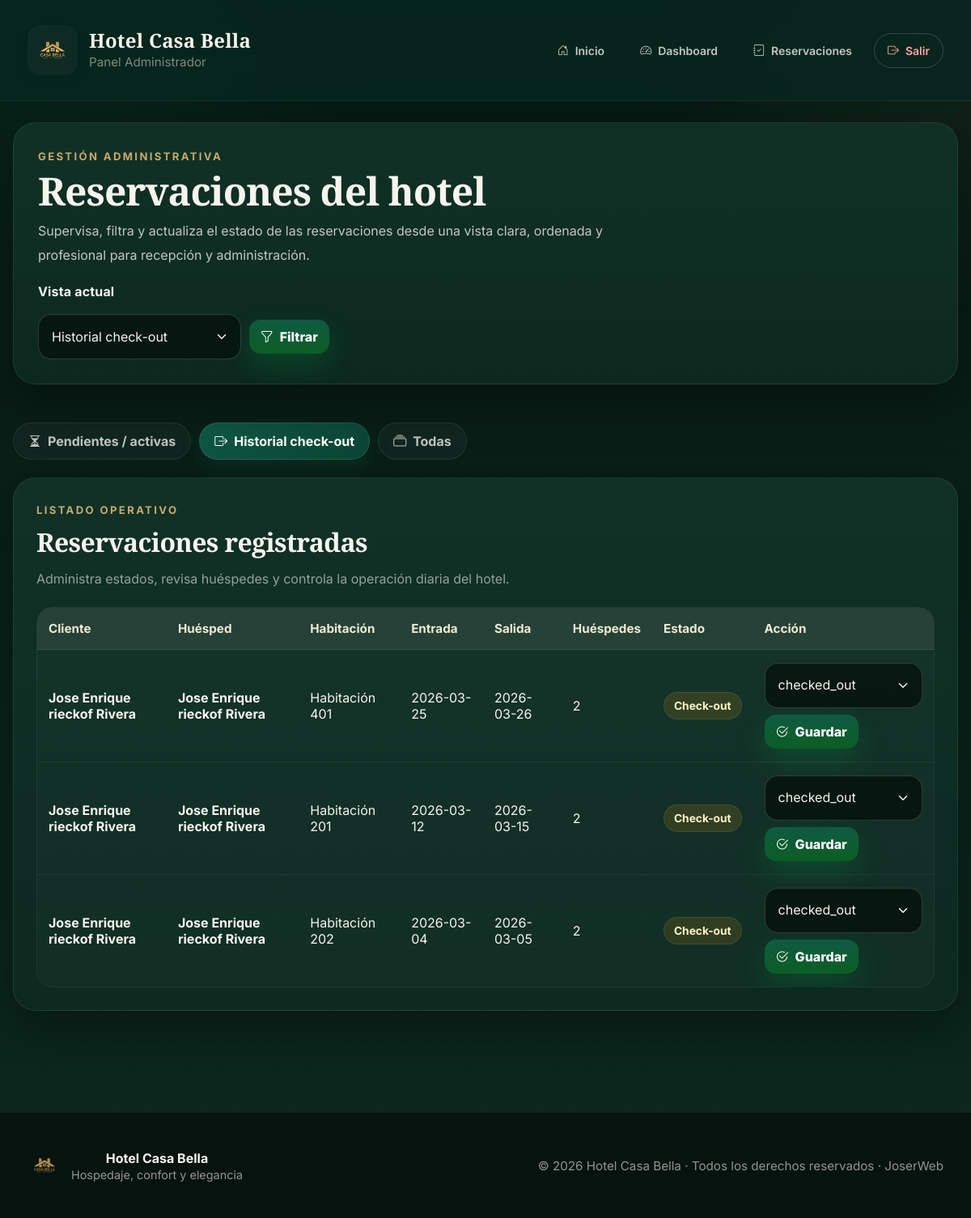
The page /admin/reservations?status=checked_out (signed in) on the database its author committed.
### tables this page shows
CREATE TABLE reservations (
  id INTEGER PRIMARY KEY AUTOINCREMENT,
  user_id INTEGER NOT NULL,  -- ✅ cliente que reservó
  guest_name TEXT NOT NULL,
  email TEXT NOT NULL,
  phone TEXT NOT NULL,
  room_id INTEGER NOT NULL,
  check_in TEXT NOT NULL,
  check_out TEXT NOT NULL,
  guests INTEGER NOT NULL,
  special_requests TEXT,
  status TEXT NOT NULL CHECK(status IN ('confirmed','checked_in','checked_out','cancelled')) DEFAULT 'confirmed',
  created_at TEXT NOT NULL DEFAULT (datetime('now')), extra_person INTEGER NOT NULL DEFAULT 0, total_amount REAL NOT NULL DEFAULT 0, admin_alert_dismissed INTEGER NOT NULL DEFAULT 0,
  FOREIGN KEY(user_id) REFERENCES "users_old"(id) ON DELETE CASCADE,
  FOREIGN KEY(room_id) REFERENCES rooms(id) ON DELETE CASCADE
);

CREATE TABLE users (
                    id INTEGER PRIMARY KEY AUTOINCREMENT,
                    full_name TEXT NOT NULL,
                    email TEXT NOT NULL UNIQUE,
                    password_hash TEXT NOT NULL,
                    role TEXT NOT NULL DEFAULT 'client'
                        CHECK (role IN ('client', 'admin', 'superadmin')),
                    created_at TEXT NOT NULL DEFAULT (datetime('now'))
                );

CREATE TABLE rooms (
  id INTEGER PRIMARY KEY AUTOINCREMENT,
  name TEXT NOT NULL,
  category TEXT NOT NULL,
  price_per_night REAL NOT NULL DEFAULT 0,
  capacity INTEGER NOT NULL,
  description TEXT
);

### app.py (the view, shortened to what this page needs)
@app.route("/admin/reservations")
@admin_required
def admin_reservations() -> str:
    db = get_db()
    status = request.args.get("status", "active")
    if status == "checked_out":
        query = """
            SELECT r.*, rm.name AS room_name, u.full_name AS user_name
            FROM reservations r
            JOIN rooms rm ON rm.id = r.room_id
            JOIN users u ON u.id = r.user_id
            WHERE r.status = 'checked_out'
            ORDER BY r.created_at DESC
        """
        reservations = db.execute(query).fetchall()
    pending_alerts = get_pending_admin_alerts(db)
    has_pending_alerts = len(pending_alerts) > 0
    return render_template(
        "reservations_admin.html",
        reservations=reservations,
        selected_status=status,
        pending_alerts=pending_alerts,
        has_pending_alerts=has_pending_alerts,
    )

### app.py (called while the page is built)
def get_db() -> sqlite3.Connection:
    if "db" not in g:
        conn = sqlite3.connect(DB_PATH)
        conn.row_factory = sqlite3.Row
        g.db = conn
    return g.db

def current_user() -> Optional[sqlite3.Row]:
    uid = session.get("user_id")
    if not uid:
        return None
    db = get_db()
    return db.execute("SELECT * FROM users WHERE id = ?", (uid,)).fetchone()

def user_has_role(user: Optional[sqlite3.Row], *allowed_roles: str) -> bool:
    if user is None:
        return False
    role = user["role"]
    hierarchy = {
        "client": 1,
        "admin": 2,
        "superadmin": 3,
    }
    user_level = hierarchy.get(role, 0)
    return any(user_level >= hierarchy.get(r, 999) for r in allowed_roles)

def get_pending_admin_alerts(db: sqlite3.Connection):
    return db.execute(
        """
        SELECT r.*, rm.name AS room_name, u.full_name AS user_name
        FROM reservations r
        JOIN rooms rm ON rm.id = r.room_id
        JOIN users u ON u.id = r.user_id
        WHERE r.admin_alert_dismissed = 0
          AND r.status != 'checked_out'
        ORDER BY r.created_at DESC
        """
    ).fetchall()

@app.context_processor
def inject_user():
    user = current_user()
    return {
        "current_user": user,
        "is_admin": user_has_role(user, "admin"),
        "is_superadmin": user_has_role(user, "superadmin"),
        "reservation_total_for_template": reservation_total_for_template,
    }

def role_required(*roles: str):
    def decorator(view: F) -> F:
        @wraps(view)
        def wrapped(*args: Any, **kwargs: Any):
            user = current_user()
            if user is None:
                flash("Debes iniciar sesión.", "error")
                return redirect(url_for("login"))
            if not user_has_role(user, *roles):
                flash("No tienes permisos para acceder aquí.", "error")
                return redirect(url_for("my_reservations"))
            return view(*args, **kwargs)
        return wrapped  # type: ignore
    return decorator

### templates/reservations_admin.html (shortened to what this page needs)
{% extends "base.html" %}
{% block content %}
<section class="admin-res-shell" data-aos="fade-up">
  <section class="admin-res-hero card">
    <div class="admin-res-hero-copy">
      <span class="section-kicker">Gestión administrativa</span>
      <h1>Reservaciones del hotel</h1>
      <p>
        Supervisa, filtra y actualiza el estado de las reservaciones desde una vista
        clara, ordenada y profesional para recepción y administración.
      </p>
    </div>
    <form method="get" action="{{ url_for('admin_reservations') }}" class="admin-res-filter-form">
      <label for="statusFilter">Vista actual</label>
      <div class="admin-res-filter-row">
        <select id="statusFilter" name="status">
          <option value="checked_out" {{ 'selected' if selected_status=='checked_out' else '' }}>Historial check-out</option>
        </select>
        <button class="btn btn-primary" type="submit">
          <i class="bi bi-funnel"></i>
          Filtrar
        </button>
      </div>
    </form>
  </section>
  <section class="admin-tabs-wrap">
    <a href="{{ url_for('admin_reservations', status='active') }}"
       class="admin-tab {{ 'active' if selected_status == 'active' else '' }}">
      <i class="bi bi-hourglass-split"></i>
      Pendientes / activas
    </a>
    <a href="{{ url_for('admin_reservations', status='checked_out') }}"
       class="admin-tab {{ 'active' if selected_status == 'checked_out' else '' }}">
      <i class="bi bi-box-arrow-right"></i>
      Historial check-out
    </a>
    <a href="{{ url_for('admin_reservations', status='all') }}"
       class="admin-tab {{ 'active' if selected_status == 'all' else '' }}">
      <i class="bi bi-collection"></i>
      Todas
    </a>
  </section>
  <section class="card admin-res-table-card">
    <div class="admin-res-section-head">
      <div>
        <span class="section-kicker">Listado operativo</span>
        <h2>Reservaciones registradas</h2>
        <p>
          Administra estados, revisa huéspedes y controla la operación diaria del hotel.
        </p>
      </div>
    </div>
    {% if reservations|length == 0 %}
      <div class="empty-admin-res">
        <div class="empty-admin-res-icon">
          <i class="bi bi-calendar2-x"></i>
        </div>
        <h3>No hay reservaciones para mostrar</h3>
        <p>
          En esta vista no existen registros disponibles en este momento.
        </p>
      </div>
    {% else %}
      <div class="table-wrap admin-res-mobile-cards">
        <table class="admin-res-table">
          <thead>
            <tr>
              <th>Cliente</th>
              <th>Huésped</th>
              <th>Habitación</th>
              <th>Entrada</th>
              <th>Salida</th>
              <th>Huéspedes</th>
              <th>Estado</th>
              <th>Acción</th>
            </tr>
          </thead>
          <tbody>
            {% for r in reservations %}
            {% set st = (r.status or '')|lower %}
            <tr class="{{ 'row-new-lux' if r.admin_alert_dismissed == 0 else '' }}">
              <td data-label="Cliente">
                <div class="cell-strong">{{ r.user_name }}</div>
              </td>
              <td data-label="Huésped">
                <div class="guest-cell">
                  <span class="cell-strong">{{ r.guest_name }}</span>
                </div>
              </td>
              <td data-label="Habitación">{{ r.room_name }}</td>
              <td data-label="Entrada">{{ r.check_in }}</td>
              <td data-label="Salida">{{ r.check_out }}</td>
              <td data-label="Huéspedes">{{ r.guests }}</td>
              <td data-label="Estado">
                <span class="status-badge
                  {% if st == 'checked_out' %}status-checked-out{% endif %}
                  {% if st == 'cancelled' %}status-cancelled{% endif %}">
                  {% if st == 'confirmed' %}
                    Confirmada
                  {% elif st == 'checked_in' %}
                    Check-in
                  {% elif st == 'checked_out' %}
                    Check-out
                  {% elif st == 'cancelled' %}
                    Cancelada
                  {% else %}
                    {{ r.status }}
                  {% endif %}
                </span>
              </td>
              <td data-label="Acción">
                <form method="post"
                      action="{{ url_for('admin_update_reservation_status', reservation_id=r.id) }}"
                      class="admin-inline-form">
                  <select name="status" required>
                    <option value="checked_out" {{ 'selected' if r.status=='checked_out' else '' }}>checked_out</option>
                  </select>
                  <button class="btn btn-primary btn-sm" type="submit">
                    <i class="bi bi-check2-circle"></i>
                    Guardar
                  </button>
                </form>
              </td>
            </tr>
            {% endfor %}
          </tbody>
        </table>
      </div>
    {% endif %}
  </section>
</section>
{% endblock %}

### static/styles.css (style rules this page uses)
:root { --bg: #07120b; --surface: #0b1f12; --card: #0f2a18; --card-2: #0c2315; --text: #e9fff0; --muted: rgba(233,255,240,.75); --line: rgba(233,255,240,.12); --green: #00c853; --green-2: #00e676; --green-dark: #009944; --danger: #ff5252; --warning: #ffd54f; --info: #40c4ff; --radius: 16px; --shadow: 0 18px 60px rgba(0,0,0,.45); --shadow-soft: 0 10px 30px rgba(0,0,0,.28); --focus: 0 0 0 4px rgba(0,200,83,.25); --font: ui-sans-serif, system-ui, -apple-system, Segoe UI, Roboto, Arial; }
* { box-sizing:border-box; }
html,body { height:100%; }
body { margin:0; font-family: var(--font); background: radial-gradient(1200px 600px at 20% -10%, rgba(0,200,83,.22), transparent 60%), radial-gradient(900px 500px at 110% 10%, rgba(0,230,118,.14), transparent 60%), linear-gradient(180deg, var(--bg), #050a07 70%); color: var(--text); }
a { color: inherit; text-decoration: none; }
.btn-primary, button.btn-primary, .btn { display:inline-flex; align-items:center; justify-content:center; gap: 8px; border: 0; cursor: pointer; padding: 11px 14px; border-radius: 14px; background: linear-gradient(180deg, var(--green), var(--green-dark)); color: #07120b; font-weight: 700; box-shadow: 0 14px 35px rgba(0,200,83,.18); transition: transform .10s ease, filter .15s ease, box-shadow .15s ease; text-decoration: none; }
.card { background: linear-gradient(180deg, rgba(15,42,24,.95), rgba(11,31,18,.95)); border: 1px solid rgba(255,255,255,.10); border-radius: var(--radius); box-shadow: var(--shadow-soft); padding: 18px; }
.card h1 { margin: 0 0 12px; font-size: 20px; }
table { width: 100%; border-collapse: collapse; overflow: hidden; border-radius: 14px; }
thead th { text-align: left; font-size: 12px; color: rgba(233,255,240,.82); padding: 12px 12px; border-bottom: 1px solid var(--line); background: rgba(255,255,255,.04); }
tbody td { padding: 12px 12px; border-bottom: 1px solid rgba(255,255,255,.08); color: rgba(233,255,240,.90); }
select { cursor: pointer; }
.card h2 { margin: 0 0 12px; font-size: 18px; }
:root { --green: #0f7a2f; --green-dark: #0c5e24; --green-light: #1ea34a; --text: #1b1b1b; --muted: #666; --border: #e8e8e8; --radius: 12px; --shadow: 0 10px 30px rgba(0,0,0,.08); --font: "Segoe UI", system-ui, -apple-system, sans-serif; }
body { margin:0; font-family: var(--font); background:#ffffff; color: var(--text); }
.btn-primary { background:white; color:var(--green); padding:9px 16px; border-radius:30px; font-weight:600; border:none; cursor:pointer; text-decoration:none; }
.card { background:white; border:1px solid var(--border); border-radius: var(--radius); box-shadow: var(--shadow); padding:24px; margin-bottom:25px; }
table { width:100%; border-collapse:collapse; }
th, td { padding:12px; border-bottom:1px solid var(--border); text-align:left; }
th { font-size:13px; color:var(--muted); }
html, body { height:100%; }
body { display:flex; flex-direction:column; min-height:100vh; }
table { color: #222; }
th { color: #555; font-weight: 600; }
td { color: #222; }
.card table td, .card table th { color: #222; }
body { margin: 0; padding: 0; background-image: url("/static/img/banner.jpg"); background-size: cover; background-position: center; background-repeat: no-repeat; background-attachment: fixed; }
:root { --green-900:#064e3b; --green-700:#047857; --text:#0f172a; --muted:#64748b; --shadow: 0 14px 40px rgba(2, 44, 34, .22); }
.btn-primary { background:#fff; color: var(--green-900) !important; border: 1px solid rgba(255,255,255,.35); box-shadow: 0 10px 24px rgba(0,0,0,.18); }

### rows shown on the page
reservations: user_name "Jose Enrique rieckof Rivera", guest_name "Jose Enrique rieckof Rivera", room_name "Habitación 401", check_in "2026-03-25", check_out "2026-03-26", guests "2"
reservations: user_name "Jose Enrique rieckof Rivera", guest_name "Jose Enrique rieckof Rivera", room_name "Habitación 201", check_in "2026-03-12", check_out "2026-03-15", guests "2"
reservations: user_name "Jose Enrique rieckof Rivera", guest_name "Jose Enrique rieckof Rivera", room_name "Habitación 202", check_in "2026-03-04", check_out "2026-03-05", guests "2"
